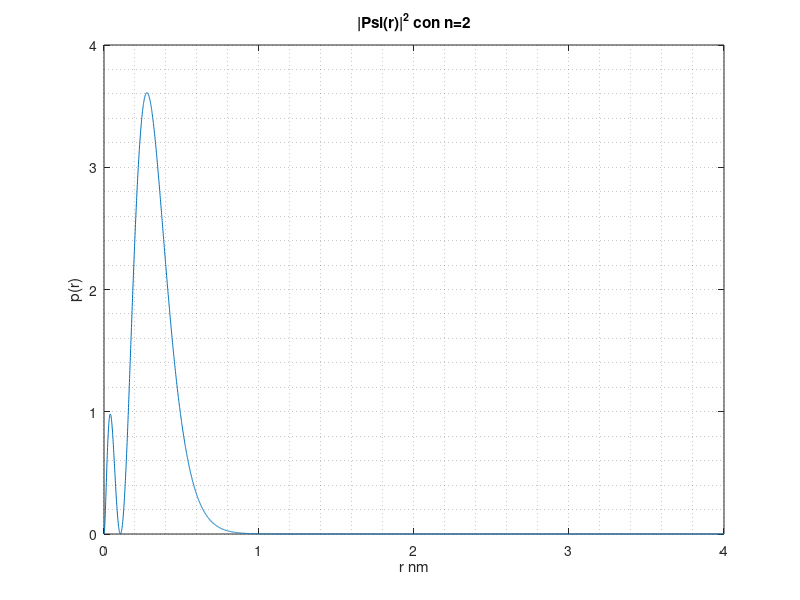

The MATLAB script that drew this image:
% Grafica Psi al cuadrado de r con n=2

a0 = 0.0529; %Constante Radio de Borh en nm

%Funcion de densidad de proba. 


r=[0:0.001:4];
R= ((r.^2)/(8*a0.^3)).*(2-(r)/a0).^2 .*(exp (-(r)/a0)); 





figure;
plot(r,R)
grid minor on 
title('|Psi(r)|^2 con n=2') 
xlabel('r nm');
ylabel('p(r)');